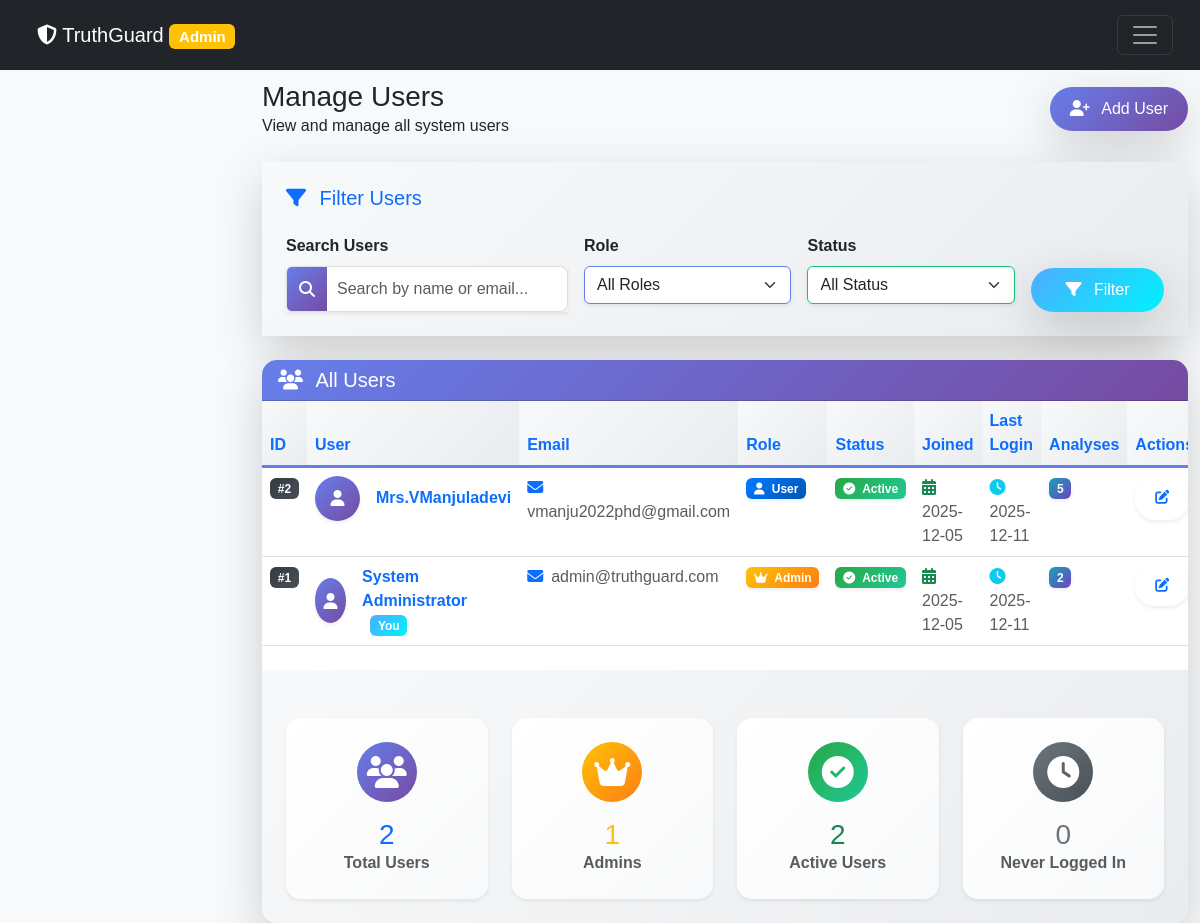
Before: /admin/users (signed in) with the older database file.
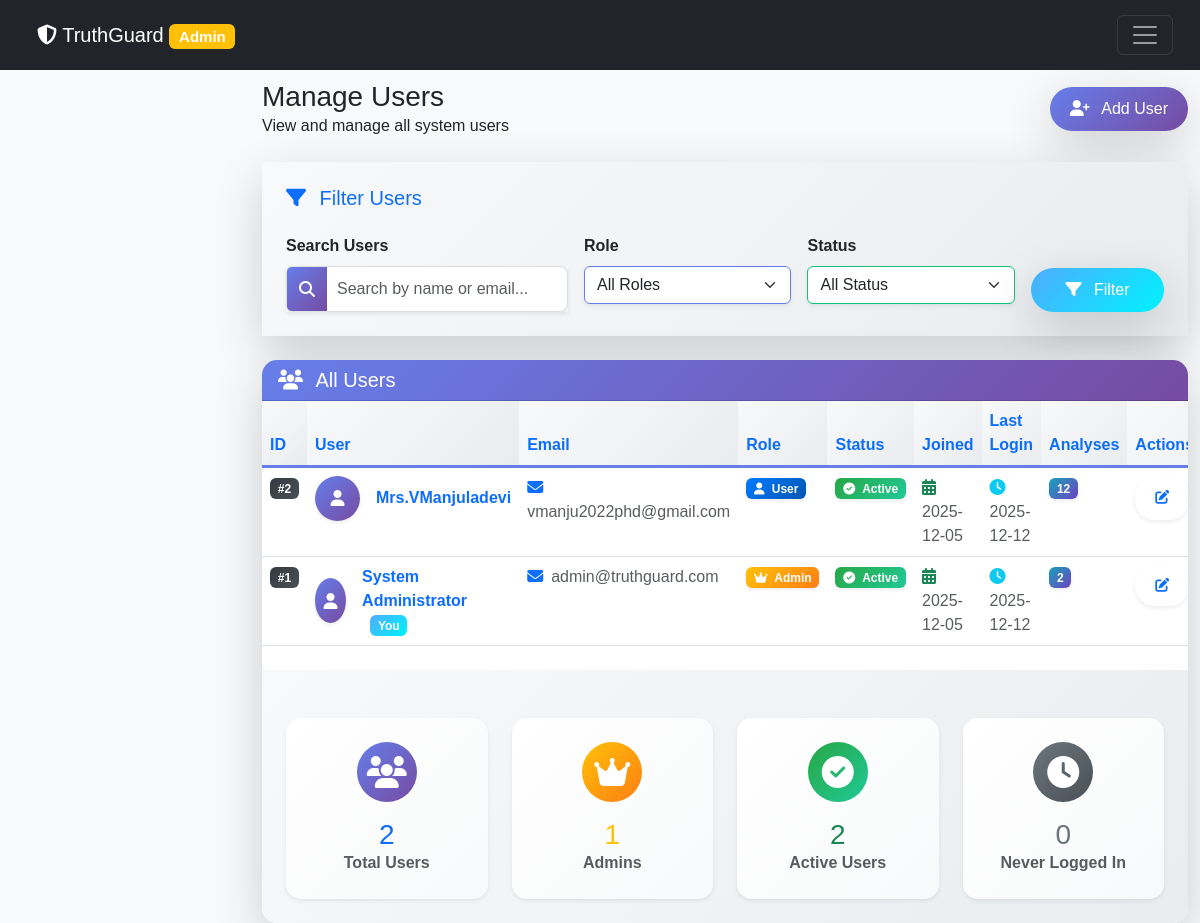
After: the same page with the newer database file.
### app.py (models this page shows)
class User(UserMixin, db.Model):
    __tablename__ = 'user'
    id = db.Column(db.Integer, primary_key=True)
    email = db.Column(db.String(120), unique=True, nullable=False)
    password = db.Column(db.String(200), nullable=False)
    name = db.Column(db.String(100), nullable=False)
    avatar = db.Column(db.String(200), default='default.png')
    role = db.Column(db.String(20), default='user')
    is_active = db.Column(db.Boolean, default=True)
    created_at = db.Column(db.DateTime, default=lambda: datetime.now(timezone.utc))
    last_login = db.Column(db.DateTime)
    analyses = db.relationship('Analysis', backref='author', lazy=True, cascade='all, delete-orphan')
    chat_history = db.relationship('ChatHistory', backref='author', lazy=True, cascade='all, delete-orphan')

### app.py (the view)
@app.route('/admin/users')
@login_required
@admin_required
def admin_users():
    users = User.query.order_by(User.created_at.desc()).all()
    return render_template('admin/users.html', users=users)

### app.py (called while the page is built)
@login_manager.user_loader
def load_user(user_id):
    try:
        return db.session.get(User, int(user_id))
    except Exception:
        return None

def admin_required(f):
    @wraps(f)
    def decorated_function(*args, **kwargs):
        if not current_user.is_authenticated or current_user.role != 'admin':
            flash('Access denied. Admin privileges required.', 'danger')
            return redirect(url_for('dashboard'))
        return f(*args, **kwargs)
    return decorated_function

@app.context_processor
def inject_gemini_status():
    return {
        'gemini_available': _GEMINI_AVAILABLE,
        'gemini_model': _GEMINI_MODEL,
        'gemini_api_key_set': bool(_GEMINI_API_KEY and _GEMINI_API_KEY != 'your-gemini-api-key-here')
    }

### templates/admin/users.html (shortened to what this page needs)
{% extends "admin/base.html" %}
{% block page_title %}Manage Users{% endblock %}
{% block page_subtitle %}View and manage all system users{% endblock %}
{% block page_actions %}
<div class="btn-group">
    <button class="btn btn-primary shadow-lg" data-bs-toggle="modal" data-bs-target="#addUserModal"
            style="background: linear-gradient(135deg, #667eea 0%, #764ba2 100%); border: none; border-radius: 25px;">
        <i class="fas fa-user-plus me-2"></i> Add User
    </button>
</div>
{% endblock %}
{% block admin_content %}
<div class="card border-0 shadow-lg mb-4" style="border-top: 5px solid #667eea; border-radius: 15px;">
    <div class="card-body p-4" style="background: linear-gradient(135deg, #f8f9fa 0%, #e9ecef 100%);">
        <h5 class="card-title text-primary mb-4"><i class="fas fa-filter me-2"></i> Filter Users</h5>
        <form class="row g-3">
            <div class="col-md-4">
                <label for="searchUsers" class="form-label fw-bold">Search Users</label>
                <div class="input-group shadow-sm">
                    <span class="input-group-text" style="background: linear-gradient(135deg, #667eea 0%, #764ba2 100%); color: white;">
                        <i class="fas fa-search"></i>
                    </span>
                    <input type="text" class="form-control" id="searchUsers" placeholder="Search by name or email..."
                           style="border-left: none; border-radius: 0 8px 8px 0;">
                </div>
            </div>
            <div class="col-md-3">
                <label for="filterRole" class="form-label fw-bold">Role</label>
                <select class="form-select shadow-sm" id="filterRole" style="border-color: #667eea;">
                    <option value="">All Roles</option>
                </select>
            </div>
            <div class="col-md-3">
                <label for="filterStatus" class="form-label fw-bold">Status</label>
                <select class="form-select shadow-sm" id="filterStatus" style="border-color: #13c276;">
                    <option value="">All Status</option>
                </select>
            </div>
            <div class="col-md-2 d-flex align-items-end">
                <button type="submit" class="btn btn-primary w-100 shadow-lg"
                        style="background: linear-gradient(135deg, #4facfe 0%, #00f2fe 100%); border: none; border-radius: 25px;">
                    <i class="fas fa-filter me-2"></i> Filter
                </button>
            </div>
        </form>
    </div>
</div>
<div class="card border-0 shadow-lg" style="border-radius: 15px; overflow: hidden;">
    <div class="card-header text-white" style="background: linear-gradient(135deg, #667eea 0%, #764ba2 100%);">
        <h5 class="mb-0"><i class="fas fa-users me-2"></i> All Users</h5>
    </div>
    <div class="card-body p-0">
        {% if users %}
        <div class="table-responsive">
            <table class="table table-hover mb-0">
                <thead style="background: linear-gradient(135deg, #f8f9fa 0%, #e9ecef 100%);">
                    <tr>
                        <th class="text-primary">ID</th>
                        <th class="text-primary">User</th>
                        <th class="text-primary">Email</th>
                        <th class="text-primary">Role</th>
                        <th class="text-primary">Status</th>
                        <th class="text-primary">Joined</th>
                        <th class="text-primary">Last Login</th>
                        <th class="text-primary">Analyses</th>
                        <th class="text-primary">Actions</th>
                    </tr>
                </thead>
                <tbody>
                    {% for user in users %}
                    <tr class="user-row" style="transition: all 0.3s ease;">
                        <td>
                            <span class="badge bg-dark" style="background: linear-gradient(135deg, #343a40 0%, #495057 100%);">
                                #{{ user.id }}
                            </span>
                        </td>
                        <td>
                            <div class="d-flex align-items-center">
                                <div class="avatar-sm rounded-circle d-flex align-items-center justify-content-center me-3 shadow-sm"
                                     style="background: linear-gradient(135deg, #667eea 0%, #764ba2 100%); width: 45px; height: 45px;">
                                    <i class="fas fa-user text-white"></i>
                                </div>
                                <div>
                                    <strong class="text-primary">{{ user.name }}</strong>
                                    {% if user.id == current_user.id %}
                                    <span class="badge bg-info ms-2" style="background: linear-gradient(135deg, #4facfe 0%, #00f2fe 100%);">
                                        You
                                    </span>
                                    {% endif %}
                                </div>
                            </div>
                        </td>
                        <td>
                            <span class="text-muted"><i class="fas fa-envelope me-2 text-primary"></i>{{ user.email }}</span>
                        </td>
                        <td>
                            <span class="badge shadow-sm"
                                  style="background: linear-gradient(135deg, {% if user.role == 'admin' %}#ffc107{% else %}#007bff{% endif %} 0%, {% if user.role == 'admin' %}#fd7e14{% else %}#0056b3{% endif %} 100%); color: white; font-weight: 600;">
                                <i class="fas {% if user.role == 'admin' %}fa-crown{% else %}fa-user{% endif %} me-1"></i>
                                {{ user.role|title }}
                            </span>
                        </td>
                        <td>
                            {% if user.is_active %}
                            <span class="badge shadow-sm" style="background: linear-gradient(135deg, #28a745 0%, #20c997 100%); color: white; font-weight: 600;">
                                <i class="fas fa-check-circle me-1"></i> Active
                            </span>
                            {% else %}
                            <span class="badge shadow-sm" style="background: linear-gradient(135deg, #dc3545 0%, #e83e8c 100%); color: white; font-weight: 600;">
                                <i class="fas fa-ban me-1"></i> Inactive
                            </span>
                            {% endif %}
                        </td>
                        <td>
                            <span class="text-muted">
                                <i class="fas fa-calendar-alt me-2 text-success"></i>
                                {{ user.created_at.strftime('%Y-%m-%d') }}
                            </span>
                        </td>
                        <td>
                            {% if user.last_login %}
                            <span class="text-muted">
                                <i class="fas fa-clock me-2 text-info"></i>
                                {{ user.last_login.strftime('%Y-%m-%d') }}
                            </span>
                            {% else %}
                            <span class="text-muted">
                                <i class="fas fa-clock me-2 text-secondary"></i> Never
                            </span>
                            {% endif %}
                        </td>
                        <td>
                            <span class="badge shadow-sm"
                                  style="background: linear-gradient(135deg, #17a2b8 0%, #6f42c1 100%); color: white; font-weight: 600;">
                                {{ user.analyses|length }}
                            </span>
                        </td>
                        <td>
                            <div class="btn-group btn-group-sm">
                                <button class="btn btn-outline-primary shadow-sm edit-btn" data-bs-toggle="modal"
                                        data-bs-target="#editUserModal{{ user.id }}" style="border-radius: 20px;">
                                    <i class="fas fa-edit"></i>
                                </button>
                            </div>
                        </td>
                    </tr>
                    {% endfor %}
                </tbody>
            </table>
        </div>
        <div class="row g-4 mt-4 p-4" style="background: linear-gradient(135deg, #f8f9fa 0%, #e9ecef 100%);">
            <div class="col-md-3">
                <div class="card border-0 shadow-sm" style="background: linear-gradient(135deg, #ffffff 0%, #f8f9fa 100%); border-radius: 15px; border-top: 5px solid #667eea;">
                    <div class="card-body text-center p-4">
                        <div class="stat-icon mb-3" style="background: linear-gradient(135deg, #667eea 0%, #764ba2 100%); width: 60px; height: 60px; border-radius: 50%; display: flex; align-items: center; justify-content: center; margin: 0 auto;">
                            <i class="fas fa-users text-white fa-2x"></i>
                        </div>
                        <h3 class="mb-0 text-primary">{{ users|length }}</h3>
                        <p class="text-muted mb-0 fw-bold">Total Users</p>
                    </div>
                </div>
            </div>
            <div class="col-md-3">
                <div class="card border-0 shadow-sm" style="background: linear-gradient(135deg, #ffffff 0%, #f8f9fa 100%); border-radius: 15px; border-top: 5px solid #ffc107;">
                    <div class="card-body text-center p-4">
                        <div class="stat-icon mb-3" style="background: linear-gradient(135deg, #ffc107 0%, #fd7e14 100%); width: 60px; height: 60px; border-radius: 50%; display: flex; align-items: center; justify-content: center; margin: 0 auto;">
                            <i class="fas fa-crown text-white fa-2x"></i>
                        </div>
                        <h3 class="mb-0 text-warning">{{ users|selectattr('role', 'equalto', 'admin')|list|length }}</h3>
                        <p class="text-muted mb-0 fw-bold">Admins</p>
                    </div>
                </div>
            </div>
            <div class="col-md-3">
                <div class="card border-0 shadow-sm" style="background: linear-gradient(135deg, #ffffff 0%, #f8f9fa 100%); border-radius: 15px; border-top: 5px solid #28a745;">
                    <div class="card-body text-center p-4">
                        <div class="stat-icon mb-3" style="background: linear-gradient(135deg, #28a745 0%, #20c997 100%); width: 60px; height: 60px; border-radius: 50%; display: flex; align-items: center; justify-content: center; margin: 0 auto;">
                            <i class="fas fa-check-circle text-white fa-2x"></i>
                        </div>
                        <h3 class="mb-0 text-success">{{ users|selectattr('is_active', 'equalto', true)|list|length }}</h3>
                        <p class="text-muted mb-0 fw-bold">Active Users</p>
                    </div>
                </div>
            </div>
            <div class="col-md-3">
                <div class="card border-0 shadow-sm" style="background: linear-gradient(135deg, #ffffff 0%, #f8f9fa 100%); border-radius: 15px; border-top: 5px solid #6c757d;">
                    <div class="card-body text-center p-4">
                        <div class="stat-icon mb-3" style="background: linear-gradient(135deg, #6c757d 0%, #495057 100%); width: 60px; height: 60px; border-radius: 50%; display: flex; align-items: center; justify-content: center; margin: 0 auto;">
                            <i class="fas fa-clock text-white fa-2x"></i>
                        </div>
                        <h3 class="mb-0 text-secondary">{{ users|selectattr('last_login', 'none')|list|length }}</h3>
                        <p class="text-muted mb-0 fw-bold">Never Logged In</p>
                    </div>
                </div>
            </div>
        </div>
        {% endif %}
    </div>
</div>
{% endblock %}

### templates/admin/base.html (shortened to what this page needs)
<!DOCTYPE html>
<html lang="en">
<head>
    <link href="https://cdn.jsdelivr.net/npm/bootstrap@5.3.0/dist/css/bootstrap.min.css" rel="stylesheet">
    <link rel="stylesheet" href="https://cdnjs.cloudflare.com/ajax/libs/font-awesome/6.4.0/css/all.min.css">
    <link rel="stylesheet" href="{{ url_for('static', filename='css/style.css') }}">
</head>
<body class="admin-body">
    <nav class="navbar navbar-dark bg-dark fixed-top">
        <div class="container-fluid">
            <a class="navbar-brand" href="{{ url_for('admin_dashboard') }}">
                <i class="fas fa-shield-alt"></i> TruthGuard <span class="badge bg-warning">Admin</span>
            </a>
            <button class="navbar-toggler" type="button" data-bs-toggle="offcanvas" data-bs-target="#adminSidebar">
                <span class="navbar-toggler-icon"></span>
            </button>
        </div>
    </nav>
    <main class="admin-main">
        <div class="container-fluid pt-4">
            <div class="d-flex justify-content-between align-items-center mb-4">
                <div>
                    <h1 class="h3 mb-0">{% block page_title %}Admin Dashboard{% endblock %}</h1>
                    {% block page_subtitle %}<p class="text-muted mb-0">Administration panel</p>{% endblock %}
                </div>
                {% block page_actions %}{% endblock %}
            </div>
            {% block admin_content %}{% endblock %}
        </div>
    </main>
</body>
</html>

### static/css/style.css (style rules this page uses)
body { font-family: Arial, sans-serif; margin: 0; padding: 0; background-color: #f8f9fa; }
.navbar { background-color: #343a40; color: white; padding: 15px; }
.navbar a { color: white; text-decoration: none; margin: 0 10px; }
.btn { padding: 10px 20px; border: none; border-radius: 5px; cursor: pointer; }
.btn-primary { background-color: #007bff; color: white; }
.form-control { width: 100%; padding: 10px; border: 1px solid #ddd; border-radius: 5px; }

### templates/admin/users.html (style rules this page uses)
.badge { transition: all 0.3s ease; }
.table thead th { background: linear-gradient(135deg, #f8f9fa 0%, #e9ecef 100%); border-bottom: 3px solid #667eea; }

### templates/admin/base.html (style rules this page uses)
.admin-body { padding-top: 56px; }
.admin-main { margin-left: 0; transition: margin-left 0.3s; }
@media (min-width: 768px) { .admin-main { margin-left: 250px; } }

Changed rows visible on the page:
changed User "Mrs.VManjuladevi": last_login "2025-12-11" → "2025-12-12"; analyses|length "5" → "12"
changed User "System Administrator": last_login "2025-12-11" → "2025-12-12"
